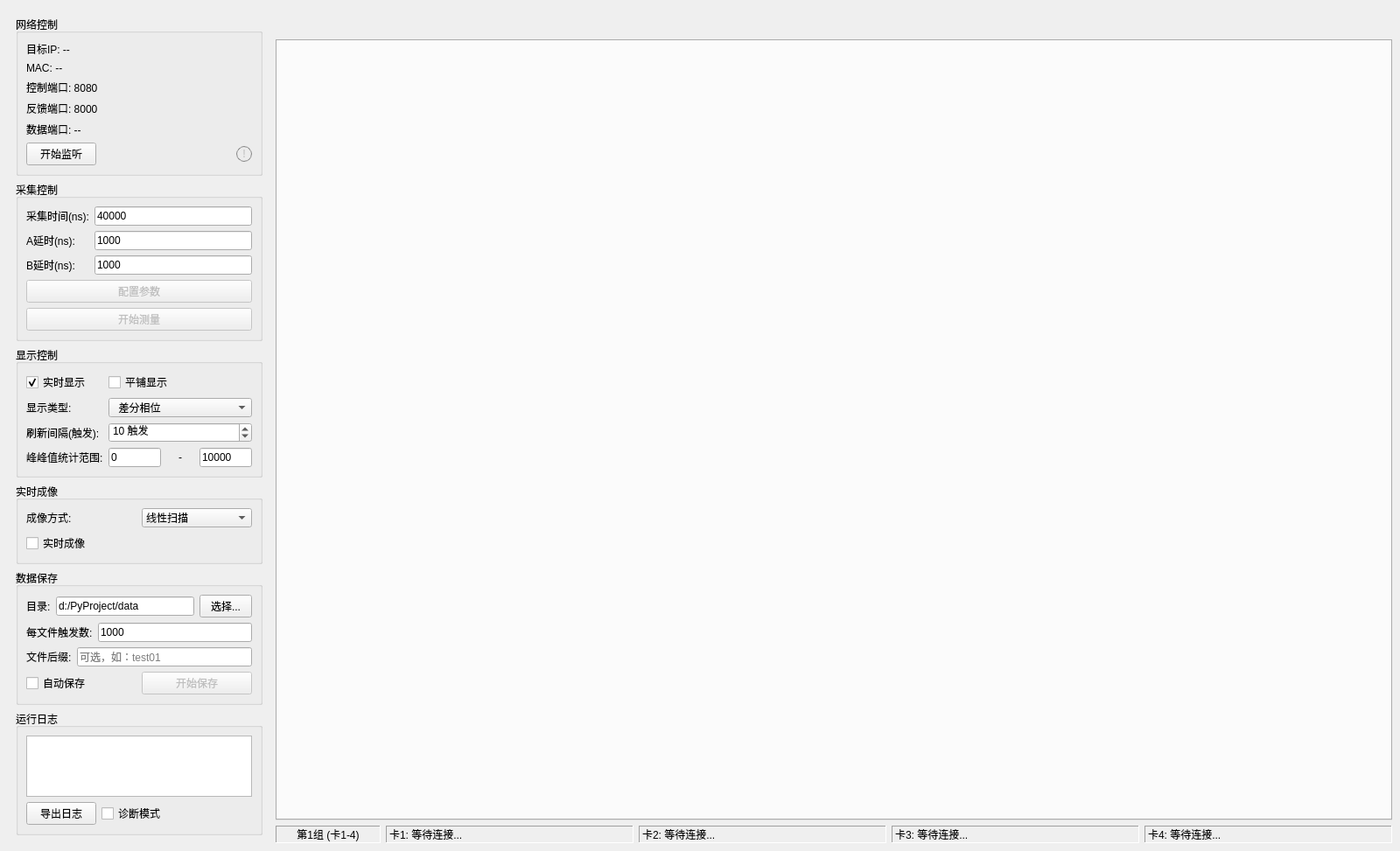
<?xml version="1.0" encoding="UTF-8"?>
<ui version="4.0">
 <class>MainWindow</class>
 <widget class="QMainWindow" name="MainWindow">
  <property name="geometry">
   <rect>
    <x>0</x>
    <y>0</y>
    <width>1600</width>
    <height>900</height>
   </rect>
  </property>
  <property name="windowTitle">
   <string>MC_410T 多卡采集系统</string>
  </property>
  <widget class="QWidget" name="centralwidget">
   <layout class="QHBoxLayout" name="horizontalLayout">
    <item>
     <widget class="QWidget" name="leftPanel" native="true">
      <property name="minimumSize">
       <size>
        <width>300</width>
        <height>0</height>
       </size>
      </property>
      <property name="maximumSize">
       <size>
        <width>300</width>
        <height>16777215</height>
       </size>
      </property>
      <layout class="QVBoxLayout" name="leftPanelLayout">
       <item>
        <widget class="QGroupBox" name="grpNetwork">
         <property name="title">
          <string>网络控制</string>
         </property>
         <layout class="QVBoxLayout" name="verticalLayout">
          <item>
           <widget class="QLabel" name="lblTargetIPs">
            <property name="visible">
             <bool>false</bool>
            </property>
            <property name="text">
             <string>目标IP: --</string>
            </property>
           </widget>
          </item>
          <item>
           <widget class="QLabel" name="lblMACs">
            <property name="visible">
             <bool>false</bool>
            </property>
            <property name="text">
             <string>MAC: --</string>
            </property>
           </widget>
          </item>
          <item>
           <widget class="QLabel" name="lblControlPort">
            <property name="visible">
             <bool>false</bool>
            </property>
            <property name="text">
             <string>控制端口: 8080</string>
            </property>
           </widget>
          </item>
          <item>
           <widget class="QLabel" name="lblFeedbackPort">
            <property name="visible">
             <bool>false</bool>
            </property>
            <property name="text">
             <string>反馈端口: 8000</string>
            </property>
           </widget>
          </item>
          <item>
           <widget class="QLabel" name="lblDataPorts">
            <property name="visible">
             <bool>false</bool>
            </property>
            <property name="text">
             <string>数据端口: --</string>
            </property>
           </widget>
          </item>
          <item>
           <layout class="QHBoxLayout" name="networkButtonRow">
            <item>
             <widget class="QPushButton" name="btnStartListen">
              <property name="text">
               <string>开始监听</string>
              </property>
             </widget>
            </item>
            <item>
             <spacer name="networkButtonSpacer">
              <property name="orientation">
               <enum>Qt::Orientation::Horizontal</enum>
              </property>
              <property name="sizeHint" stdset="0">
               <size>
                <width>40</width>
                <height>20</height>
               </size>
              </property>
             </spacer>
            </item>
            <item>
             <widget class="QLabel" name="lblNetInfoIndicator">
              <property name="minimumSize">
               <size>
                <width>18</width>
                <height>18</height>
               </size>
              </property>
              <property name="maximumSize">
               <size>
                <width>18</width>
                <height>18</height>
               </size>
              </property>
              <property name="styleSheet">
               <string notr="true">QLabel#lblNetInfoIndicator {
  color: #cccccc;
  background: transparent;
  border: 1px solid #888888;
  border-radius: 9px;
  font-weight: bold;
  font-size: 12px;
}</string>
              </property>
              <property name="text">
               <string>!</string>
              </property>
              <property name="alignment">
               <set>Qt::AlignmentFlag::AlignCenter</set>
              </property>
             </widget>
            </item>
           </layout>
          </item>
         </layout>
        </widget>
       </item>
       <item>
        <widget class="QGroupBox" name="grpAcquisition">
         <property name="title">
          <string>采集控制</string>
         </property>
         <layout class="QVBoxLayout" name="verticalLayout_2">
          <item>
           <layout class="QGridLayout" name="paramGrid">
            <item row="0" column="0">
             <widget class="QLabel" name="label">
              <property name="text">
               <string>采集时间(ns):</string>
              </property>
             </widget>
            </item>
            <item row="0" column="1">
             <widget class="QLineEdit" name="edtDataTime">
              <property name="text">
               <string>40000</string>
              </property>
             </widget>
            </item>
            <item row="1" column="0">
             <widget class="QLabel" name="label_2">
              <property name="text">
               <string>A延时(ns):</string>
              </property>
             </widget>
            </item>
            <item row="1" column="1">
             <widget class="QLineEdit" name="edtADelay">
              <property name="text">
               <string>1000</string>
              </property>
             </widget>
            </item>
            <item row="2" column="0">
             <widget class="QLabel" name="label_3">
              <property name="text">
               <string>B延时(ns):</string>
              </property>
             </widget>
            </item>
            <item row="2" column="1">
             <widget class="QLineEdit" name="edtBDelay">
              <property name="text">
               <string>1000</string>
              </property>
             </widget>
            </item>
           </layout>
          </item>
          <item>
           <widget class="QPushButton" name="btnConfig">
            <property name="enabled">
             <bool>false</bool>
            </property>
            <property name="visible">
             <bool>false</bool>
            </property>
            <property name="text">
             <string>配置参数</string>
            </property>
           </widget>
          </item>
          <item>
           <widget class="QPushButton" name="btnStartMeasure">
            <property name="enabled">
             <bool>false</bool>
            </property>
            <property name="text">
             <string>开始测量</string>
            </property>
           </widget>
          </item>
         </layout>
        </widget>
       </item>
       <item>
        <widget class="QGroupBox" name="grpDisplay">
         <property name="title">
          <string>显示控制</string>
         </property>
         <layout class="QGridLayout" name="gridLayout">
          <item row="0" column="0">
           <widget class="QCheckBox" name="chkEnableDisplay">
            <property name="text">
             <string>实时显示</string>
            </property>
            <property name="checked">
             <bool>true</bool>
            </property>
           </widget>
          </item>
          <item row="0" column="1">
           <widget class="QCheckBox" name="chkTileView">
            <property name="text">
             <string>平铺显示</string>
            </property>
            <property name="checked">
             <bool>false</bool>
            </property>
           </widget>
          </item>
          <item row="1" column="0">
           <widget class="QLabel" name="label_4">
            <property name="text">
             <string>显示类型: </string>
            </property>
           </widget>
          </item>
          <item row="1" column="1">
           <widget class="QComboBox" name="cmbDisplayType">
            <property name="currentIndex">
             <number>0</number>
            </property>
            <item>
             <property name="text">
              <string>  差分相位</string>
             </property>
            </item>
            <item>
             <property name="text">
              <string>  瞬时频率</string>
             </property>
            </item>
           </widget>
          </item>
          <item row="2" column="0">
           <widget class="QLabel" name="label_5">
            <property name="toolTip">
             <string>每隔多少个触发更新一次显示（值越大刷新越慢，CPU占用越低）</string>
            </property>
            <property name="text">
             <string>刷新间隔(触发):</string>
            </property>
           </widget>
          </item>
          <item row="2" column="1">
           <widget class="QSpinBox" name="spnRefreshRate">
            <property name="toolTip">
             <string>每隔多少个触发更新一次显示。例如：10表示每10个触发刷新一次</string>
            </property>
            <property name="suffix">
             <string> 触发</string>
            </property>
            <property name="minimum">
             <number>1</number>
            </property>
            <property name="maximum">
             <number>1000</number>
            </property>
            <property name="value">
             <number>10</number>
            </property>
           </widget>
          </item>
          <item row="3" column="0">
           <widget class="QLabel" name="label_6">
            <property name="toolTip">
             <string>时域显示、峰峰值统计与频域FFT共同使用的真实采样点范围
例如：0-50000表示使用前50000个采样点</string>
            </property>
            <property name="text">
             <string>峰峰值统计范围:</string>
            </property>
           </widget>
          </item>
          <item row="3" column="1">
           <layout class="QHBoxLayout" name="horizontalLayout_2">
            <item>
             <widget class="QLineEdit" name="edtPkStart">
              <property name="maximumSize">
               <size>
                <width>60</width>
                <height>16777215</height>
               </size>
              </property>
              <property name="toolTip">
               <string>峰峰值统计起始点（真实采样点索引，与X轴显示一致）</string>
              </property>
              <property name="text">
               <string>0</string>
              </property>
             </widget>
            </item>
            <item>
             <widget class="QLabel" name="label_7">
              <property name="maximumSize">
               <size>
                <width>100</width>
                <height>16777215</height>
               </size>
              </property>
              <property name="text">
               <string>-</string>
              </property>
              <property name="alignment">
               <set>Qt::AlignmentFlag::AlignCenter</set>
              </property>
             </widget>
            </item>
            <item>
             <widget class="QLineEdit" name="edtPkEnd">
              <property name="minimumSize">
               <size>
                <width>60</width>
                <height>0</height>
               </size>
              </property>
              <property name="maximumSize">
               <size>
                <width>60</width>
                <height>16777215</height>
               </size>
              </property>
              <property name="toolTip">
               <string>峰峰值统计结束点（真实采样点索引，0表示到末尾）</string>
              </property>
              <property name="text">
               <string>10000</string>
              </property>
             </widget>
            </item>
           </layout>
          </item>
         </layout>
        </widget>
       </item>
       <item>
        <widget class="QGroupBox" name="grpImaging">
         <property name="title">
          <string>实时成像</string>
         </property>
         <layout class="QGridLayout" name="imagingGrid">
          <item row="0" column="0">
           <widget class="QLabel" name="label_12">
            <property name="text">
             <string>成像方式: </string>
            </property>
           </widget>
          </item>
          <item row="0" column="1">
           <widget class="QComboBox" name="cmbImagingMode">
            <property name="currentIndex">
             <number>0</number>
            </property>
            <item>
             <property name="text">
              <string>线性扫描</string>
             </property>
            </item>
            <item>
             <property name="text">
              <string>环形扫描</string>
             </property>
            </item>
           </widget>
          </item>
          <item row="1" column="0">
           <widget class="QCheckBox" name="chkRealtimeImaging">
            <property name="text">
             <string>实时成像</string>
            </property>
            <property name="checked">
             <bool>false</bool>
            </property>
           </widget>
          </item>
         </layout>
        </widget>
       </item>
       <item>
        <widget class="QGroupBox" name="grpSave">
         <property name="title">
          <string>数据保存</string>
         </property>
         <layout class="QVBoxLayout" name="verticalLayout_4">
          <item>
           <layout class="QHBoxLayout" name="horizontalLayout_6">
            <item>
             <widget class="QLabel" name="label_9">
              <property name="text">
               <string>目录:</string>
              </property>
             </widget>
            </item>
            <item>
             <widget class="QLineEdit" name="edtSaveDir">
              <property name="text">
               <string>d:/PyProject/data</string>
              </property>
             </widget>
            </item>
            <item>
             <widget class="QPushButton" name="btnSelectDir">
              <property name="maximumSize">
               <size>
                <width>60</width>
                <height>16777215</height>
               </size>
              </property>
              <property name="text">
               <string>选择...</string>
              </property>
             </widget>
            </item>
           </layout>
          </item>
          <item>
           <layout class="QHBoxLayout" name="horizontalLayout_7">
            <item>
             <widget class="QLabel" name="label_10">
              <property name="text">
               <string>每文件触发数:</string>
              </property>
             </widget>
            </item>
            <item>
             <widget class="QLineEdit" name="edtTriggersPerFile">
              <property name="text">
               <string>1000</string>
              </property>
             </widget>
            </item>
           </layout>
          </item>
          <item>
           <layout class="QHBoxLayout" name="horizontalLayout_8">
            <item>
             <widget class="QLabel" name="label_11">
              <property name="text">
               <string>文件后缀:</string>
              </property>
             </widget>
            </item>
            <item>
             <widget class="QLineEdit" name="edtFileSuffix">
              <property name="toolTip">
               <string>自定义文件后缀，留空则使用时间戳</string>
              </property>
              <property name="text">
               <string/>
              </property>
              <property name="placeholderText">
               <string>可选，如：test01</string>
              </property>
             </widget>
            </item>
           </layout>
          </item>
          <item>
           <layout class="QHBoxLayout" name="horizontalLayout_autoSave">
            <item>
             <widget class="QCheckBox" name="chkAutoSave">
              <property name="text">
               <string>自动保存</string>
              </property>
             </widget>
            </item>
            <item>
             <widget class="QPushButton" name="btnToggleSave">
              <property name="enabled">
               <bool>false</bool>
              </property>
              <property name="text">
               <string>开始保存</string>
              </property>
             </widget>
            </item>
           </layout>
          </item>
         </layout>
        </widget>
       </item>
       <item>
        <widget class="QGroupBox" name="grpLog">
         <property name="title">
          <string>运行日志</string>
         </property>
         <layout class="QVBoxLayout" name="verticalLayout_5">
          <item>
           <widget class="QTextEdit" name="txtLog">
            <property name="minimumHeight"><number>112</number></property>
            <property name="maximumHeight"><number>112</number></property>
            <property name="readOnly"><bool>true</bool></property>
           </widget>
          </item>
          <item>
           <layout class="QHBoxLayout" name="logActionsLayout">
            <item>
             <widget class="QPushButton" name="btnExportDiagnostic">
              <property name="maximumWidth"><number>104</number></property>
              <property name="text"><string>导出日志</string></property>
              <property name="toolTip"><string>按时间范围导出诊断日志 ZIP</string></property>
             </widget>
            </item>
            <item>
             <widget class="QCheckBox" name="chkDiagnosticMode">
              <property name="text"><string>诊断模式</string></property>
              <property name="toolTip"><string>下次开始监听时启用限时详细诊断；不影响当前监听</string></property>
             </widget>
            </item>
            <item>
             <spacer name="logActionsSpacer">
              <property name="orientation"><enum>Qt::Horizontal</enum></property>
              <property name="sizeHint" stdset="0"><size><width>8</width><height>0</height></size></property>
             </spacer>
            </item>
           </layout>
          </item>
         </layout>
        </widget>
       </item>
      </layout>
     </widget>
    </item>
    <item>
     <layout class="QVBoxLayout" name="rightPanelLayout">
      <item>
       <widget class="QWidget" name="groupTabBarContainer" native="true">
        <property name="minimumSize">
         <size>
          <width>0</width>
          <height>30</height>
         </size>
        </property>
        <property name="maximumSize">
         <size>
          <width>16777215</width>
          <height>30</height>
         </size>
        </property>
        <layout class="QHBoxLayout" name="groupTabBarLayout">
         <property name="spacing">
          <number>0</number>
         </property>
         <property name="leftMargin">
          <number>0</number>
         </property>
         <property name="topMargin">
          <number>0</number>
         </property>
         <property name="rightMargin">
          <number>0</number>
         </property>
         <property name="bottomMargin">
          <number>0</number>
         </property>
        </layout>
       </widget>
      </item>
      <item>
       <widget class="QStackedWidget" name="stackedMainDisplay">
        <property name="currentIndex">
         <number>0</number>
        </property>
        <widget class="QWidget" name="pageChannelView">
         <layout class="QVBoxLayout" name="verticalLayout_11">
          <property name="spacing">
           <number>0</number>
          </property>
          <property name="leftMargin">
           <number>0</number>
          </property>
          <property name="topMargin">
           <number>0</number>
          </property>
          <property name="rightMargin">
           <number>0</number>
          </property>
          <property name="bottomMargin">
           <number>0</number>
          </property>
          <item>
           <widget class="QStackedWidget" name="stackedDisplayMode">
            <property name="currentIndex">
             <number>0</number>
            </property>
            <widget class="QWidget" name="pageTabView">
             <layout class="QVBoxLayout" name="verticalLayout_10">
              <property name="spacing">
               <number>0</number>
              </property>
              <property name="leftMargin">
               <number>0</number>
              </property>
              <property name="topMargin">
               <number>0</number>
              </property>
              <property name="rightMargin">
               <number>0</number>
              </property>
              <property name="bottomMargin">
               <number>0</number>
              </property>
              <item>
               <widget class="QTabWidget" name="tabWidget">
                <property name="currentIndex">
                 <number>-1</number>
                </property>
               </widget>
              </item>
             </layout>
            </widget>
            <widget class="QWidget" name="pageTileView">
             <layout class="QGridLayout" name="gridTileLayout">
              <property name="leftMargin">
               <number>2</number>
              </property>
              <property name="topMargin">
               <number>2</number>
              </property>
              <property name="rightMargin">
               <number>2</number>
              </property>
              <property name="bottomMargin">
               <number>2</number>
              </property>
              <property name="spacing">
               <number>2</number>
              </property>
             </layout>
            </widget>
           </widget>
          </item>
         </layout>
        </widget>
        <widget class="QWidget" name="pageColorMap">
         <layout class="QVBoxLayout" name="verticalLayout_12">
          <property name="spacing">
           <number>0</number>
          </property>
          <property name="leftMargin">
           <number>0</number>
          </property>
          <property name="topMargin">
           <number>0</number>
          </property>
          <property name="rightMargin">
           <number>0</number>
          </property>
          <property name="bottomMargin">
           <number>0</number>
          </property>
         </layout>
        </widget>
       </widget>
      </item>
      <item>
       <layout class="QHBoxLayout" name="statsLayout">
        <item>
         <widget class="QLabel" name="lblGroupInfo">
          <property name="minimumSize">
           <size>
            <width>120</width>
            <height>0</height>
           </size>
          </property>
          <property name="maximumSize">
           <size>
            <width>120</width>
            <height>16777215</height>
           </size>
          </property>
          <property name="frameShape">
           <enum>QFrame::Shape::Panel</enum>
          </property>
          <property name="frameShadow">
           <enum>QFrame::Shadow::Sunken</enum>
          </property>
          <property name="text">
           <string>第1组 (卡1-4)</string>
          </property>
          <property name="alignment">
           <set>Qt::AlignmentFlag::AlignCenter</set>
          </property>
         </widget>
        </item>
        <item>
         <widget class="QLabel" name="lblStats1">
          <property name="frameShape">
           <enum>QFrame::Shape::Panel</enum>
          </property>
          <property name="frameShadow">
           <enum>QFrame::Shadow::Sunken</enum>
          </property>
          <property name="text">
           <string>卡1: 等待连接...</string>
          </property>
         </widget>
        </item>
        <item>
         <widget class="QLabel" name="lblStats2">
          <property name="frameShape">
           <enum>QFrame::Shape::Panel</enum>
          </property>
          <property name="frameShadow">
           <enum>QFrame::Shadow::Sunken</enum>
          </property>
          <property name="text">
           <string>卡2: 等待连接...</string>
          </property>
         </widget>
        </item>
        <item>
         <widget class="QLabel" name="lblStats3">
          <property name="frameShape">
           <enum>QFrame::Shape::Panel</enum>
          </property>
          <property name="frameShadow">
           <enum>QFrame::Shadow::Sunken</enum>
          </property>
          <property name="text">
           <string>卡3: 等待连接...</string>
          </property>
         </widget>
        </item>
        <item>
         <widget class="QLabel" name="lblStats4">
          <property name="frameShape">
           <enum>QFrame::Shape::Panel</enum>
          </property>
          <property name="frameShadow">
           <enum>QFrame::Shadow::Sunken</enum>
          </property>
          <property name="text">
           <string>卡4: 等待连接...</string>
          </property>
         </widget>
        </item>
       </layout>
      </item>
     </layout>
    </item>
   </layout>
  </widget>
 </widget>
 <resources/>
 <connections/>
</ui>
